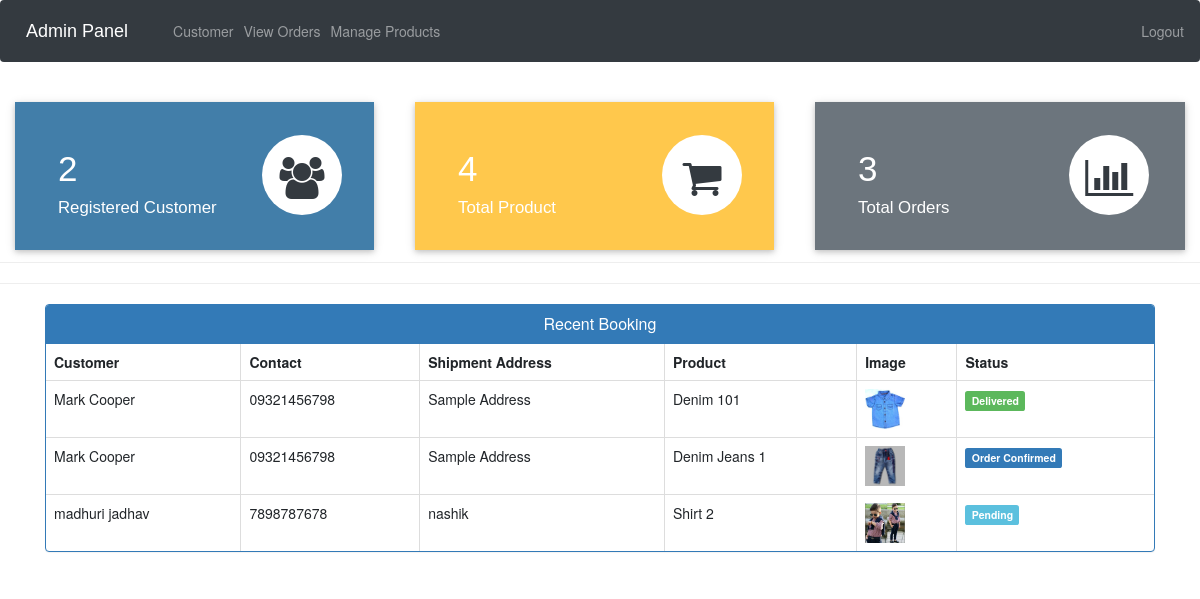
The app's page /admin-dashboard (signed in) with its own data.
### ecom/models.py (models this page shows, shortened)
class Customer(models.Model):
    user=models.OneToOneField(User,on_delete=models.CASCADE)
    profile_pic= models.ImageField(upload_to='profile_pic/CustomerProfilePic/',null=True,blank=True)
    address = models.CharField(max_length=40)
    mobile = models.CharField(max_length=20,null=False)
    @property
    def get_name(self):
        return self.user.first_name+" "+self.user.last_name

class Orders(models.Model):
    STATUS =(
        ('Pending','Pending'),
        ('Order Confirmed','Order Confirmed'),
        ('Out for Delivery','Out for Delivery'),
        ('Delivered','Delivered'),
    )
    customer=models.ForeignKey('Customer', on_delete=models.CASCADE,null=True)
    product=models.ForeignKey('Product',on_delete=models.CASCADE,null=True)
    email = models.CharField(max_length=50,null=True)
    address = models.CharField(max_length=500,null=True)
    mobile = models.CharField(max_length=20,null=True)
    order_date= models.DateField(auto_now_add=True,null=True)
    status=models.CharField(max_length=50,null=True,choices=STATUS)

class Product(models.Model):
    name=models.CharField(max_length=40)
    product_image= models.ImageField(upload_to='product_image/',null=True,blank=True)
    price = models.PositiveIntegerField()
    description=models.CharField(max_length=40)

### ecom/views.py (the view)
# urls.py: path('admin-dashboard', views.admin_dashboard_view,name='admin-dashboard'),
@login_required(login_url='adminlogin')
def admin_dashboard_view(request):
    customercount=models.Customer.objects.all().count()
    productcount=models.Product.objects.all().count()
    ordercount=models.Orders.objects.all().count()
    orders=models.Orders.objects.all()
    ordered_products=[]
    ordered_bys=[]
    for order in orders:
        ordered_product=models.Product.objects.all().filter(id=order.product.id)
        ordered_by=models.Customer.objects.all().filter(id = order.customer.id)
        ordered_products.append(ordered_product)
        ordered_bys.append(ordered_by)
    mydict={
    'customercount':customercount,
    'productcount':productcount,
    'ordercount':ordercount,
    'data':zip(ordered_products,ordered_bys,orders),
    }
    return render(request,'ecom/admin_dashboard.html',context=mydict)

### templates/ecom/admin_dashboard.html
{% extends 'ecom/admin_base.html' %}
{% load static %}
{% block content %}
<br>
{%include 'ecom/admin_dashboard_cards.html'%}
<br><br><br><br><br>
<hr><hr>
<div class="container" >
    <div class="panel panel-primary" >
      <div class="panel-heading" style="text-align:center;">
        <h6 class="panel-title">Recent Booking</h6>
      </div>
      <table class="table table-hover table-bordered" id="dev-table">
        <thead>
          <tr>
            <th>Customer</th>
            <th>Contact</th>
            <th>Shipment Address</th>
            <th>Product</th>
            <th>Image</th>
            <th>Status</th>
          </tr>
        </thead>
        {% for product,customer,order in data %}
        <tr>
          {% for c in customer %}
          <td> {{c.get_name}}</td>
          <td>{{c.mobile}}</td>
          <td>{{order.address}}</td>
          {% endfor %}
          {% for p in product %}
          <td> {{p.name}}</td>
          <td> <img src="{% static p.product_image.url %}" alt="Profile Pic" height="40px" width="40px" /></td>
          {% if order.status == 'Pending'%}
          <td> <span class="label label-info">{{order.status}}</span></td>
          {% elif order.status == 'Delivered' %}
          <td> <span class="label label-success">{{order.status}}</span></td>
          {% elif order.status == 'Out for Delivery' %}
          <td> <span class="label label-warning">{{order.status}}</span></td>
          {%else%}
            <td> <span class="label label-primary">{{order.status}}</span></td>
          {%endif%}
          {% endfor %}
        </tr>
        {% endfor %}
      </table>
  </div>
</div>
{% endblock content %}

### records on screen
Orders: address "Sample Address", status "Delivered"
Customer: get_name "Mark Cooper", mobile "09321456798"
Product: name "Denim 101", product_image (picture)
Orders: address "Sample Address", status "Order Confirmed"
Product: name "Denim Jeans 1", product_image (picture)
Orders: address "nashik", status "Pending"
Customer: get_name "madhuri jadhav", mobile "7898787678"
Product: name "Shirt 2", product_image (picture)

### other values on screen
{{ customercount }} "2"
{{ productcount }} "4"
{{ ordercount }} "3"
